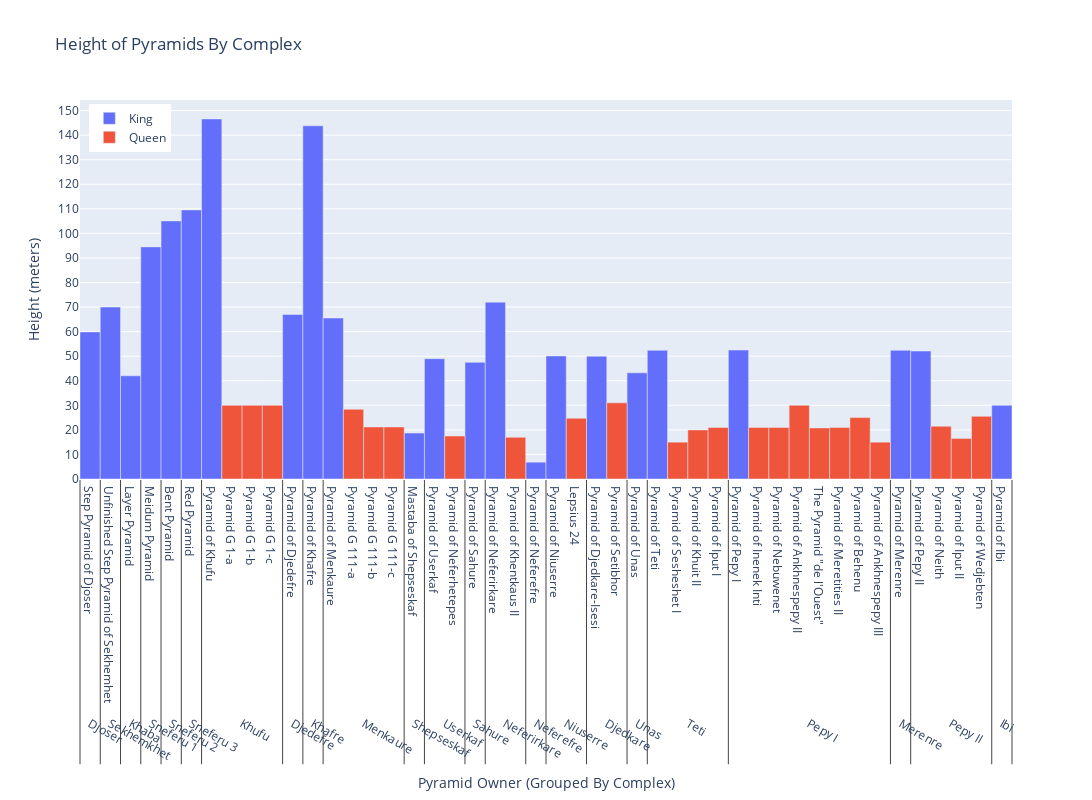

This figure's notebook cell:
### Code cell
# Pyramid height by pyramid complex histogram without timeline

# Fill in 'start_of_reign' for every row where it is NA with the year of the respective King's start of reign
# TODO: Add this functionality to the cleanup script
unique_comp = complexes['pyramid_complex'].unique()
temp = df

for comp in unique_comp:
    start = temp[temp['pyramid_complex'] == comp]['start_of_reign'].max()
    temp[temp['pyramid_complex'] == comp]['start_of_reign'] = temp[temp['pyramid_complex'] == comp]['start_of_reign'].replace(np.nan, start)

temp.loc[temp['pyramid_complex'] == 'Sneferu 3', 'start_of_reign'] = 2574   # This had to be done to get it in the correct order (value was missing)
temp.dropna(subset='height', inplace=True)
temp.sort_values(by='start_of_reign', ascending=False, inplace=True)

# Getting the height column to be numeric
def average_of_two(val):
    if isinstance(val, int) or isinstance(val, float) or pd.isna(val): return val

    if ',' in val: return 72    # Temporary: Deals with that one weird value

    nums = val.split('-')
    if len(nums) == 1: return float(nums[0])
    return (float(nums[0]) + float(nums[1])) / 2

temp['height'] = temp['height'].map(average_of_two).astype(float)
tl = temp[['pyramid_complex', 'pyramid_owner', 'start_of_reign', 'end_of_reign', 'length_of_reign', 'height', 'royal_status', 'relationship_to_king', 'title']]
# Omit Khentkaus I (Queen, not at a King's complex)
tl = tl.drop(tl[tl['pyramid_complex'] == 'Khentkaus I'].index)

# Plotly stuff
'''grouped_heights_fig = px.bar(tl, 
             x='pyramid_complex', 
             y='height', 
             color='pyramid_owner',
             title='Height of Pyramids At Each Complex By Status',
             labels={
                 'pyramid_complex': 'Pyramid Complex',
                 'height': 'Height (meters)',
                 'royal_status': 'Royal Status'
             },
             barmode='group',
             text='pyramid_owner',
             custom_data=['royal_status', 'pyramid_owner', tl['relationship_to_king'].fillna('Self')])
grouped_heights_fig.update_layout(bargap=0)
grouped_heights_fig.update_traces(
    hovertemplate='<br>'.join([
        'Royal status: %{customdata[0]}',
        'Pyramid Complex: %{x}',
        'Height: %{y} m',
        'Pyramid Owner: %{customdata[1]}',
        'Relationship To King: %{customdata[2]}',
        '<extra></extra>'
    ])
)
grouped_heights_fig.show()'''
from plotly import graph_objects as go

# Create list of colors for the bars to indicate royal status
def setColor(y):
    if y == "King": return '#636EFA'     # default blue
    elif y == "Queen": return '#EF553B'  # default red

colors = [setColor(y) for y in tl['royal_status'].values]

# Graph objects histogram
horizontal = go.Figure(go.Bar(
    x = tl.loc[:,["pyramid_complex", "title"]].T.values, 
    y = tl["height"].values, 
    marker={"color": colors},
    name = "King",
    customdata = np.stack((tl['pyramid_owner'], tl['relationship_to_king'].fillna('Self')), axis=-1),
    hovertemplate='<br>'.join([
        'Pyramid Complex: %{x[0]}',
        'Height: %{y} m',
        'Pyramid Owner: %{customdata[0]}',
        'Relationship To King: %{customdata[1]}',
        '<extra></extra>'
    ])))
horizontal.add_trace(
            go.Bar(
            x=["Dummy"],
            y=[0],
            name="Queen"))
horizontal.update_layout(
    title = "Height of Pyramids By Complex",
    xaxis = dict(title = "Pyramid Owner (Grouped By Complex)"),
    yaxis = dict(
        title = "Height (meters)", 
        dtick = 10),
    showlegend = True,
    width = 1200,
    height = 800,
    bargap = 0,
    bargroupgap = 0,
    legend = dict(
        yanchor = "top",
        y = 0.99,
        xanchor = "left",
        x = 0.01
    ))
horizontal.show()

### Figure 1 — Plotly figure (JSON) as saved in the notebook; plotly's stock layout.template omitted (floating-point values rounded to 4 significant figures)
{"data": [{"customdata": [["Djoser", "Self"], ["Sekhemkhet", "Self"], ["Khaba", "Self"], ["Sneferu", "Self"], ["Sneferu", "Self"], ["Sneferu", "Self"], ["Khufu", "Self"], ["Djedefre", "Self"], ["Khafre", "Self"], ["Menkaure", "Self"], ["Shepseskaf", "Self"], ["Userkaf", "Self"], ["Sahure", "Self"], ["Neferirkare", "Self"], ["Neferefre", "Self"], ["Niuserre", "Self"], ["Djedkare", "Self"], ["Unas", "Self"], ["Teti", "Self"], ["Pepy I", "Self"], ["Merenre", "Self"], ["Pepy II", "Self"], ["Meretites I", "Wife of Sneferu, Wife of Khufu"], ["Unknown", "Unknown"], ["Henutsen", "Wife of Khufu"], ["Khamerernebty II", "Wife of Menkaure, Daughter of Khafre"], ["Unknown", "Likely wife but Identity unknown"], ["Unknown", "Likely wife but Identity unknown"], ["Neferhetepes", "Wife of Userkaf, Mother of Sahure"], ["Khentkaus II", "Wife of Neferirkare, Mother of Neferefre and Niuserre"], ["Reputnebu?", "Wife of Niuserre"], ["Setibhor", "Wife to Djedkare, Mother to Unas?, May have ruled as regent queen while her son was young"], ["Sesheshet I", "Mother of Teti"], ["Khuit II", "Wife of Teti"], ["Iput I", "Wife of Teti, Mother of Pepy I"], ["Inenek Inti", "Wife of Pepy I, Vizier"], ["Nebuwenet", "Wife of Pepy I"], ["Ankhnespepy II", "Wife of Pepy I and Merenre, Mother and Queen Regent for Pepy II"], ["Unknown", "Unknown"], ["Meretites II", "Daughter of Pepy I, Wife of Pepy II, Vizier"], ["Behenu", "Wife of Pepy I"], ["Ankhnespepy III", "Wife of Pepy II, Mother to Neferkare, Daughter of Merenre"], ["Neith", "Wife of Pepy II, Mother of Merenre II, Sister of Merenre"], ["Iput II", "Wife of Pepy II"], ["Wedjebten", "Wife of Pepy II"], ["Ibi", "Self"]], "hovertemplate": "Pyramid Complex: %{x[0]}<br>Height: %{y} m<br>Pyramid Owner: %{customdata[0]}<br>Relationship To King: %{customdata[1]}<br><extra></extra>", "marker": {"color": ["#636EFA", "#636EFA", "#636EFA", "#636EFA", "#636EFA", "#636EFA", "#636EFA", "#636EFA", "#636EFA", "#636EFA", "#636EFA", "#636EFA", "#636EFA", "#636EFA", "#636EFA", "#636EFA", "#636EFA", "#636EFA", "#636EFA", "#636EFA", "#636EFA", "#636EFA", "#EF553B", "#EF553B", "#EF553B", "#EF553B", "#EF553B", "#EF553B", "#EF553B", "#EF553B", "#EF553B", "#EF553B", "#EF553B", "#EF553B", "#EF553B", "#EF553B", "#EF553B", "#EF553B", "#EF553B", "#EF553B", "#EF553B", "#EF553B", "#EF553B", "#EF553B", "#EF553B", "#636EFA"]}, "name": "King", "type": "bar", "x": [["Djoser", "Sekhemkhet", "Khaba", "Sneferu 1", "Sneferu 2", "Sneferu 3", "Khufu", "Djedefre", "Khafre", "Menkaure", "Shepseskaf", "Userkaf", "Sahure", "Neferirkare", "Neferefre", "Niuserre", "Djedkare", "Unas", "Teti", "Pepy I", "Merenre", "Pepy II", "Khufu", "Khufu", "Khufu", "Menkaure", "Menkaure", "Menkaure", "Userkaf", "Neferirkare", "Niuserre", "Djedkare", "Teti", "Teti", "Teti", "Pepy I", "Pepy I", "Pepy I", "Pepy I", "Pepy I", "Pepy I", "Pepy I", "Pepy II", "Pepy II", "Pepy II", "Ibi"], ["Step Pyramid of Djoser", "Unfinished Step Pyramid of Sekhemhet", "Layer Pyramid", "Meidum Pyramid", "Bent Pyramid", "Red Pyramid", "Pyramid of Khufu", "Pyramid of Djedefre", "Pyramid of Khafre", "Pyramid of Menkaure", "Mastaba of Shepseskaf", "Pyramid of Userkaf", "Pyramid of Sahure", "Pyramid of Neferirkare", "Pyramid of Neferefre", "Pyramid of Niuserre", "Pyramid of Djedkare-Isesi", "Pyramid of Unas", "Pyramid of Teti", "Pyramid of Pepy I", "Pyramid of Merenre", "Pyramid of Pepy II", "Pyramid G 1-a", "Pyramid G 1-b", "Pyramid G 1-c", "Pyramid G 111-a", "Pyramid G 111-b", "Pyramid G 111-c", "Pyramid of Neferhetepes", "Pyramid of Khentkaus II", "Lepsius 24", "Pyramid of Setibhor", "Pyramid of Sesheshet I", "Pyramid of Khuit II", "Pyramid of Iput I", "Pyramid of Inenek Inti", "Pyramid of Nebuwenet", "Pyramid of Ankhnespepy II", "The Pyramid \"de l'Ouest\"", "Pyramid of Meretities II", "Pyramid of Behenu", "Pyramid of Ankhnespepy III", "Pyramid of Neith", "Pyramid of Iput II", "Pyramid of Wedjebten", "Pyramid of Ibi"]], "y": [59.9, 70, 42, 94.5, 105.1, 109.5, 146.6, 67, 143.8, 65.55, 18.7, 49, 47.5, 72, 6.85, 50.1, 50, 43.23, 52.4, 52.5, 52.4, 52.1, 30, 30, 30, 28.4, 21.18, 21.2, 17.5, 17, 24.72, 31, 15, 20, 21, 21, 21, 30, 20.8, 21, 25, 15, 21.5, 16.5, 25.5, 30]}, {"name": "Queen", "type": "bar", "x": ["Dummy"], "y": [0]}], "layout": {"bargap": 0, "bargroupgap": 0, "height": 800, "legend": {"x": 0.01, "xanchor": "left", "y": 0.99, "yanchor": "top"}, "showlegend": true, "title": {"text": "Height of Pyramids By Complex"}, "width": 1200, "xaxis": {"title": {"text": "Pyramid Owner (Grouped By Complex)"}}, "yaxis": {"dtick": 10, "title": {"text": "Height (meters)"}}}}
